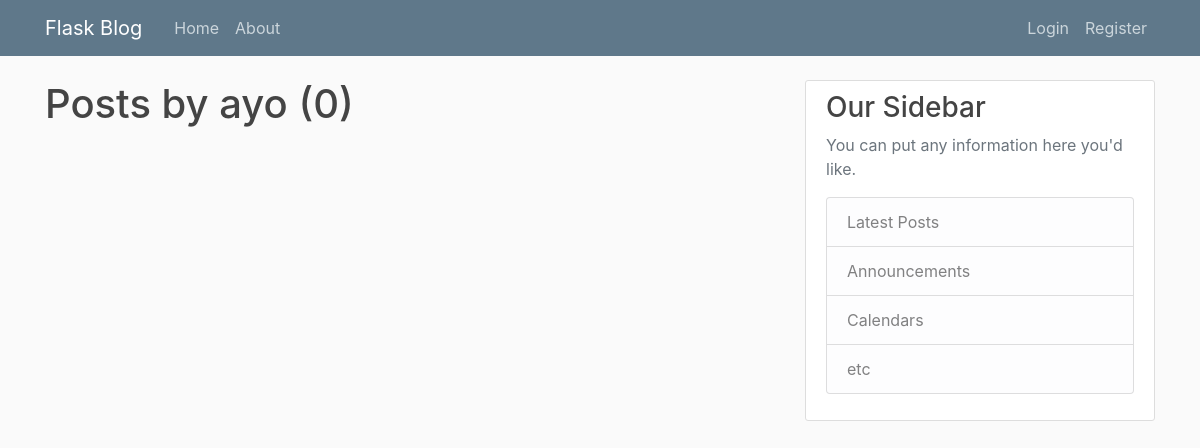
Before: /user/ayo with the older database file.
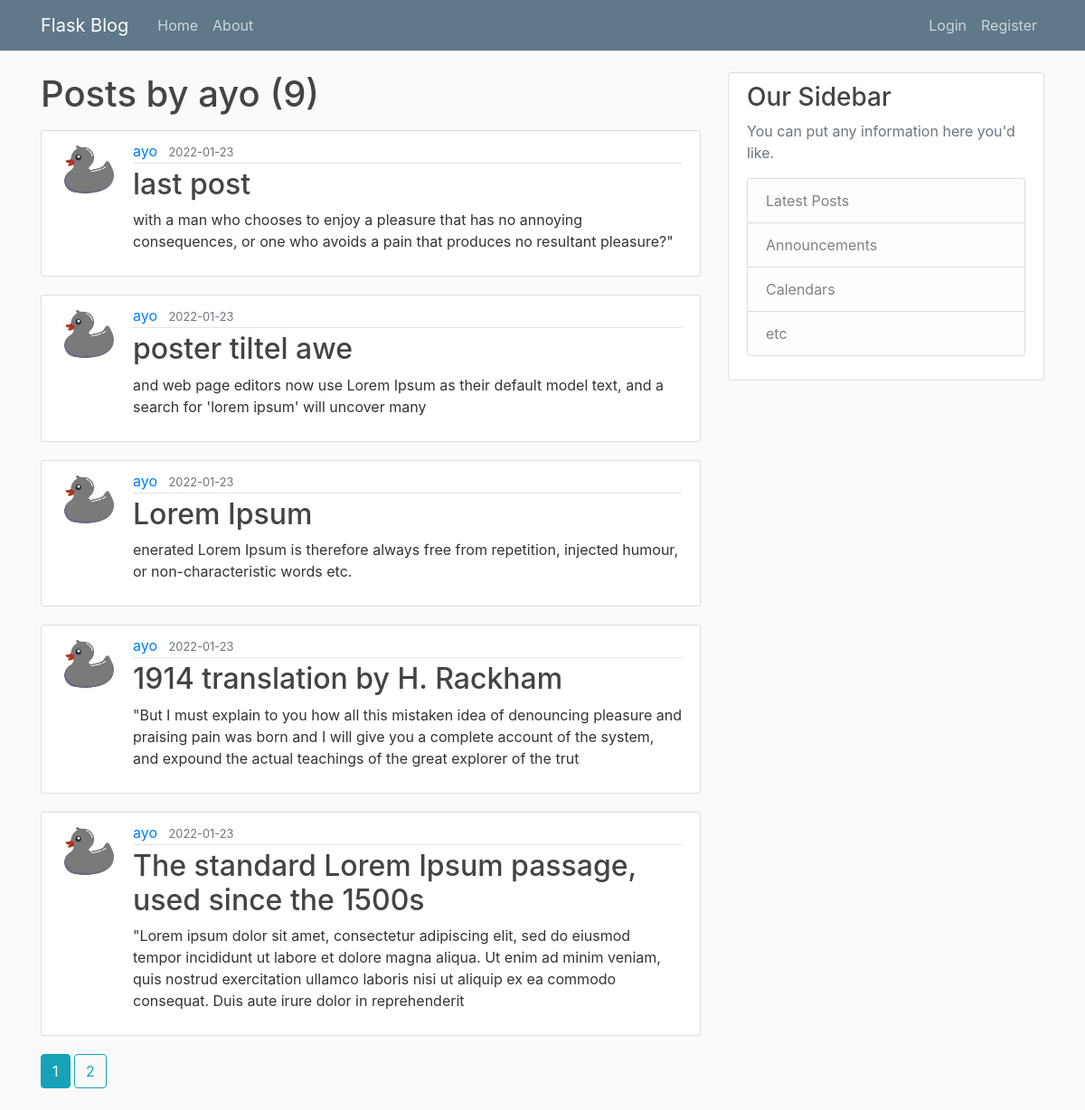
After: the same page with the newer database file.
### flaskblog/models.py (models this page shows, shortened)
class Post(db.Model):
    id = db.Column(db.Integer, primary_key=True)
    title = db.Column(db.String(100), nullable=False)
    date_posted = db.Column(db.DateTime, nullable=False, default=datetime.utcnow)
    content = db.Column(db.Text, nullable=False)
    user_id = db.Column(db.Integer, db.ForeignKey('user.id'), nullable=False)

class User(db.Model, UserMixin):
    id = db.Column(db.Integer, primary_key=True)
    username = db.Column(db.String(20), unique=True, nullable=False)
    email = db.Column(db.String(120), unique=True, nullable=False)
    image_file = db.Column(db.String(20), nullable=False, default='default.jpg')
    password = db.Column(db.String(60), nullable=False)
    posts = db.relationship('Post', backref='author', lazy=True)

### flaskblog/users/routes.py (the view)
@users.route("/user/<string:username>")
def user_posts(username):
    page = request.args.get('page', 1, type=int)
    user = User.query.filter_by(username=username).first_or_404()
    posts = Post.query.filter_by(author=user)\
            .order_by(Post.date_posted.desc())\
            .paginate(page=page, per_page=5)
    return render_template('user_posts.html', posts=posts, user=user)

### flaskblog/templates/user_posts.html
{% extends "layout.html" %}
{% block content %}
    <h1 class="mb-3">Posts by {{ user.username }} ({{ posts.total }})</h1>
    {% for post in posts.items %}
        <article class="media content-section">
            <img class="rounded-circle article-img" src="{{ url_for('static', filename='profile_pics/' + post.author.image_file) }}">
            <div class="media-body">
                <div class="article-metadata">
                    <a class="mr-2" href="{{ url_for('users.user_posts', username=post.author.username) }}">{{ post.author.username }}</a>
                    <small class="text-muted">{{ post.date_posted.strftime('%Y-%m-%d') }}</small>
                </div>
                <h2><a class="article-title" href="{{ url_for('posts.post', post_id=post.id) }}">{{ post.title }}</a></h2>
                <p class="article-content">{{ post.content }}</p>
            </div>
        </article>
        {% endfor %}
    {% for page_num in posts.iter_pages(left_edge=1, right_edge=1, left_current=1, right_current=2) %}
        {% if page_num %}
            {% if posts.page == page_num %}
                <a class="btn btn-info mb-4" href="{{ url_for('users.user_posts', username=user.username, page=page_num) }}">{{ page_num }}</a>
            {% else %}
                <a class="btn btn-outline-info mb-4" href="{{ url_for('users.user_posts', username=user.username, page=page_num) }}">{{ page_num }}</a>
            {% endif %}
        {% else %}
            ...
        {% endif %}
    {% endfor %}
{% endblock content %}

Changed rows visible on the page:
added Post: image_file (picture), author.username "ayo", date_posted "2022-01-23", title "last post", content "with a man who chooses to enjoy a pleasure that has no annoying consequences, or one who avoids a pain that produces no resultant pleasure?\""
added Post: image_file (picture), author.username "ayo", date_posted "2022-01-23", title "poster tiltel awe", content "and web page editors now use Lorem Ipsum as their default model text, and a search for 'lorem ipsum' will uncover many"
added Post: image_file (picture), author.username "ayo", date_posted "2022-01-23", title "Lorem Ipsum", content "enerated Lorem Ipsum is therefore always free from repetition, injected humour, or non-characteristic words etc."
added Post: image_file (picture), author.username "ayo", date_posted "2022-01-23", title "1914 translation by H. Rackham", content "\"But I must explain to you how all this mistaken idea of denouncing pleasure and praising pain was born and I will give you a complete account of the system, and expound the actual teachings of the great explorer of the trut"
added Post: image_file (picture), author.username "ayo", date_posted "2022-01-23", title "The standard Lorem Ipsum passage, used since the 1500s", content "\"Lorem ipsum dolor sit amet, consectetur adipiscing elit, sed do eiusmod tempor incididunt ut labore et dolore magna aliqua. Ut enim ad minim veniam, quis nostrud exercitation ullamco laboris nisi ut aliquip ex ea commodo consequat. Duis aute irure dolor in reprehenderit"
Other visible differences:
{{ posts.total }}: "0" → "9"
new list line: "1"
new list line: "2"
